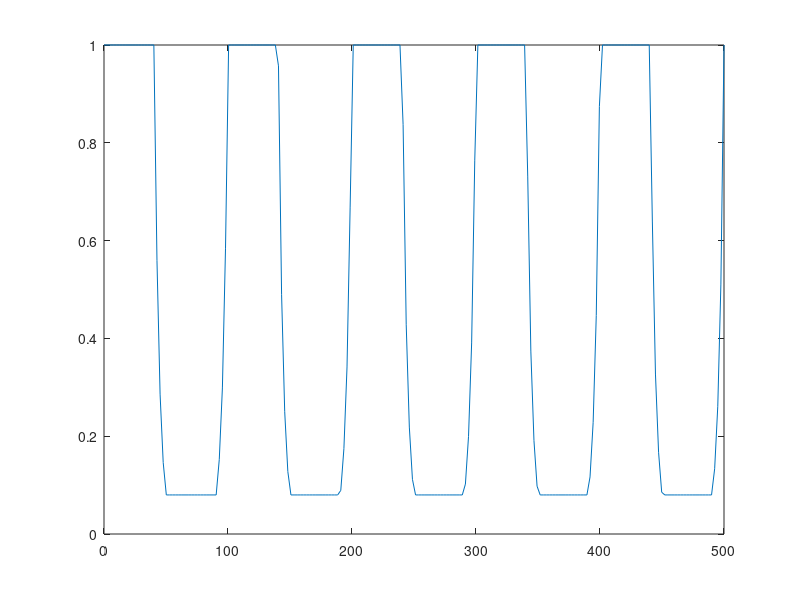
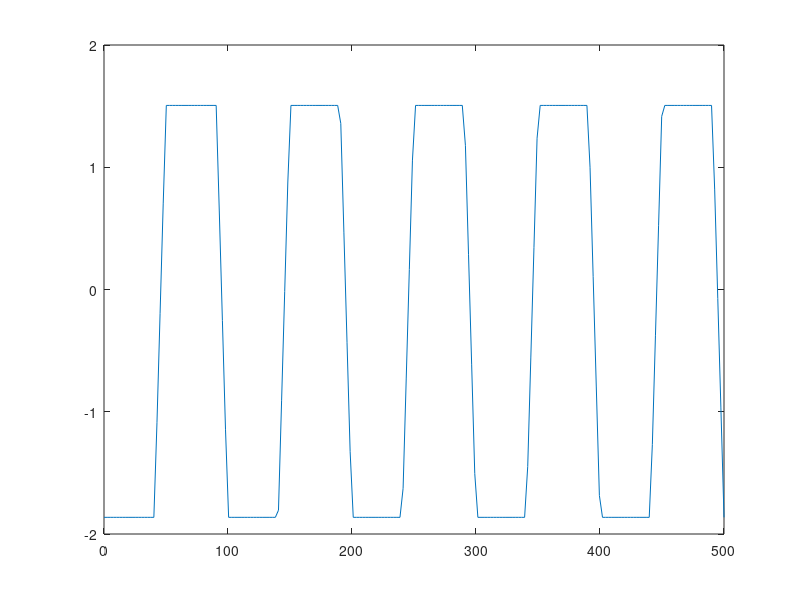

Recreate these plots in MATLAB, in order.
%{
the plan

1. define domain
    a. defined by pitch
    b. N elements
2. define region boundaries
3. define each region
4. define what the E-field looks like in each region
    a. reset the 'origin' for each region
5. define new grating
    a. needs to have N elements
6. set each region in grating equal to corresponding E-field
7. plot magnitude and phase shift of E-field to check it worked

%}

%{

goal: plot 5 periods of diffraction grating
options:
- *construct for loop*
- manually copy and paste separate regions
the plan:
1. redefine domain
2. separate domains into each region
    a. redefine boundaries
    b. redefine regions
3. set each region equal to corresponding E field
    a. modulo

%}


% parameters for Mo
delta = .08;
beta = .06;
n2 = 1 + delta;
d = 45;
L = (2*d)/cosd(6);

% other parameters
lambda = 13.5;
E0 = 1;
numOfPeriods = 5;
pitch = 100;
halfPitch = pitch/2;
N = 200;

% defining the domain
x = linspace(0, pitch*numOfPeriods, N);


% defining region boundaries
% initializing boundaries variable (can set equal to be correct size)
boundaries = [0];

% defining boundaries (better way to do this?)
for i = 1:numOfPeriods
    boundaries = [boundaries, ((2*i-1)*halfPitch)-(2*d*tand(6))];
    boundaries = [boundaries, (2*i-1)*halfPitch];
    boundaries = [boundaries, (i*pitch)-(2*d*tand(6))];
    boundaries = [boundaries, i*pitch];
end

% defining each region
% initializing regions (is this necessary?)
region1 = false(1, N);
region2 = false(1, N);
region3 = false(1, N);
region4 = false(1, N);

% initializing grating variable
grating = zeros(1, N);

% defining each region using boundaries and setting them equal
% to corresponding E field (shouldnt add logical arrays)
for i = 1:(numOfPeriods*4)
    if mod(i, 4) == 1
        region1 = (x >= boundaries(i) & x <= boundaries(i+1));
        E1 = E0*(exp(1i*(2*pi*L)/lambda));
        grating(region1) = E1;
    elseif mod(i, 4) == 2
        region2 = (x >= boundaries(i) & x <= boundaries(i+1));
        x2 = abs(x(region2)-((i/4)*pitch-(2*d*tand(6))));
        path2a = abs((((L.*sind(6))-x2)./(sind(6)))); 
        path2b = (L - path2a);
        E2 = E0.*exp(1i.*(((2.*pi.*path2a)./lambda)+((2.*pi.*path2b.*n2)./lambda))).*exp(-((2.*pi.*beta).*path2b)./lambda);
        grating(region2) = E2;
    elseif mod(i, 4) == 3
        region3 = (x >= boundaries(i) & x <= boundaries(i+1));
        E3 = E0*exp(1i*((2*pi*L*n2)/lambda))*exp(-(2*pi*L*beta)/lambda);
        grating(region3) = E3;
    elseif mod(i, 4) == 0
        region4 = (x >= boundaries(i) & x <= boundaries(i+1));
        path4a = abs((x(region4)-((i/4)*pitch))./sind(6)); 
        path4b = L - path4a;
        E4 = E0.*exp(1i.*(((2.*pi.*path4a.*n2)./lambda)+((2.*pi.*path4b)./lambda))).*exp(-(2.*pi.*beta.*path4a)./lambda);
        grating(region4) = E4;
    else 
        disp('whoops something went wrong');
    end
end

%{
for each time the value of region is true, define E field. 
but i need to redefine the origin each time a 'true' block appears in the region array.
- could either figure out a way to do that
    - find indices of true
    - for each range, redefine the origin (but how to find each range?)
- or create 20 regions and then splice them together
    - not good to create dynamic variables but i dont want to manually
    create that many regions either
%}

% 7. plotting of E-field
% magnitude
figure(1)
plot(x, abs(grating))
% phase shift
figure(2)
plot(x, angle(grating))








